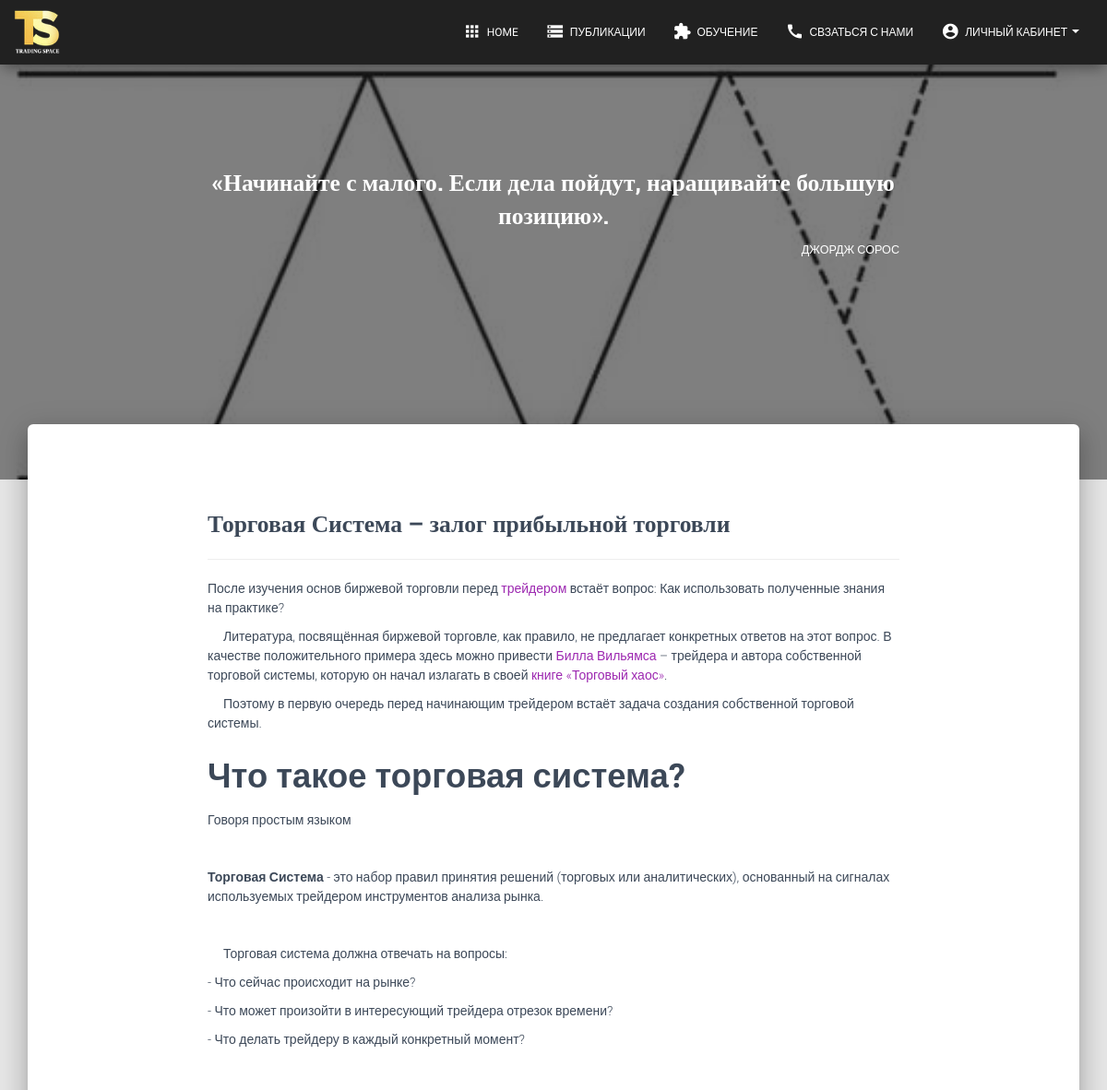
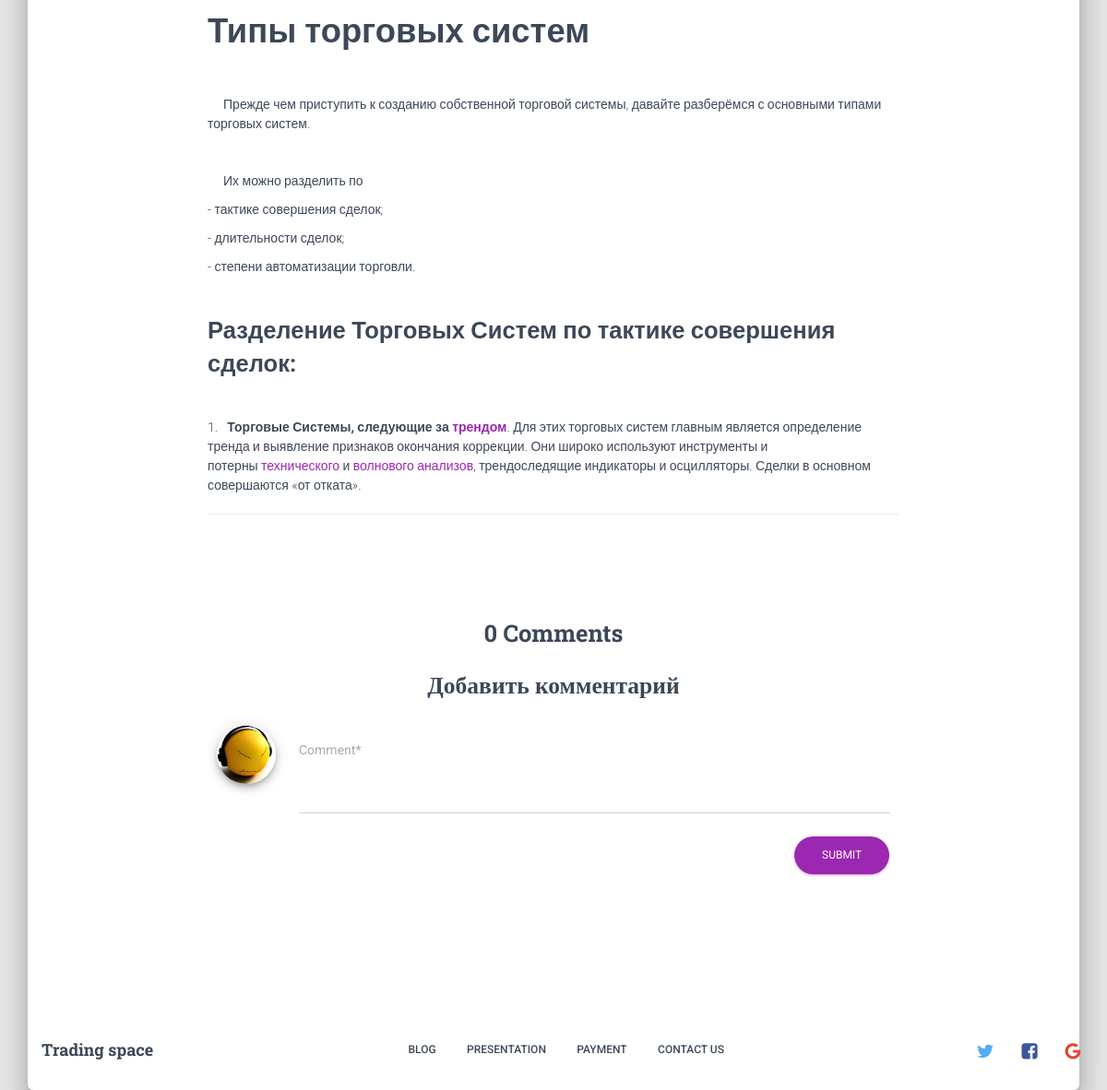
The page /blog/trading-systems/post/torgovaya-sistema---zalog-pribyilnoj-torgovli/ (signed in) on the database its author committed (2 pictures, top to bottom).
### blog/models.py (models this page shows, shortened)
class Post(models.Model):
    title = models.CharField(max_length=150, verbose_name='Заголовок статьи')
    slug = models.SlugField(unique=True, blank=True, verbose_name='Ссылка')
    category = models.ForeignKey(Category, on_delete=models.CASCADE, verbose_name='Категория')
    author = models.ForeignKey(User, on_delete=models.CASCADE, verbose_name='Автор поста')
    image_post = models.ImageField(default='post_img/default_post.jpg', upload_to='post_img',
                                   verbose_name='Изображение поста')
    content = RichTextUploadingField(max_length=None, verbose_name='Текст статьи')
    pub_date = models.DateTimeField(auto_now_add=True, verbose_name='Дата публикации')
    likes = models.PositiveIntegerField(default=0, verbose_name='Нравится')
    dislikes = models.PositiveIntegerField(default=0, verbose_name='Не нравится')
    comments = GenericRelation('Comment')
    class Meta:
        verbose_name = 'Статья'
        verbose_name_plural = 'Статьи'

### profiles/models.py (models this page shows, shortened)
class Profile(models.Model):
    user = models.OneToOneField(User, on_delete=models.CASCADE)
    image = models.ImageField(default='default.png', upload_to='profiles_img', verbose_name='Изображение профиля')
    description = models.CharField(max_length=150, default='Пользователь ресурса', blank=True, verbose_name='О себе')
    categiry_learn = models.ForeignKey(CategoryLearnGroup, on_delete=models.SET_NULL, null=True, blank=True,
                                       verbose_name='Группа обучения')
    class Meta:
        verbose_name = 'Профиль пользователя'
        verbose_name_plural = 'Профили пользователей'

### blog/views.py (the view)
# urls.py: path('<category>/post/<slug:slug>/', PostDetailView.as_view(), name='post_detail'),
class PostDetailView(DetailView):
    model = Post
    slug_field = 'slug'
    def get_context_data(self, **kwargs):
        context = super().get_context_data()
        context['comments'] = self.get_object().comments.all()
        context['form'] = CommentForm()
        return context

### blog/forms.py
class CommentForm(forms.Form):
    comment = forms.CharField(widget=forms.Textarea(attrs={'rows': 2}))

### context_processors/profile_menu.py (called while the page is built)
def menu(request):
    diarycat = DiaryCategory.objects.all()
    return {'categories': diarycat}

### templates/blog/post_detail.html (shortened to what this page needs)
{% extends 'base.html' %}
{% load static %}
{% load crispy_forms_tags %}
{% block header %}
    <div class="page-header header-filter header-small" data-parallax="true"
         style="background-image: url('{{ post.image_post.url }}');">
        <div class="container">
            <div class="row">
                <div class="col-md-8 col-md-offset-2 text-center">
                    <h3 class="title">«Начинайте с малого. Если дела пойдут, наращивайте большую позицию».
                        </h3>
                        <h6 class="text-right">Джордж Сорос</h6>
                </div>
            </div>
        </div>
    </div>
{% endblock %}
{% block content %}
    <div class="section section-text">
        <div class="row">
            <div class="col-md-8 col-md-offset-2">
                <h3 class="title">{{ post.title }}</h3>
                <hr>
                <p>{{ post.content|safe }}</p>
                <hr>
            </div>
        </div>
        <div class="section section-comments">
            <div class="row">
                <div class="col-md-8 col-md-offset-2">
                    <div class="media-area">
                        <h3 class="title text-center">{{ post.comments.count }} Comments</h3>
                    </div>
                    {% if user.is_authenticated %}
                        <h3 class="title text-center">Добавить комментарий</h3>
                        <div class="media media-post">
                            <a class="pull-left author" href="#pablo">
                                <div class="avatar">
                                    <img class="media-object" alt="64x64"
                                         src="{{ user.profile.image.url }}">
                                </div>
                            </a>
                            <div class="media-body">
                                <form method="post" action="{% url 'comment_add' %}">
                                    {{ form|crispy }}
                                    <input class="btn btn-primary btn-round btn-wd pull-right" type="submit">
                                </form>
                            </div>
                        </div>
                    {% endif %}
                </div>
            </div>
        </div>
{% endblock %}

### rows shown on the page
Post: image_post (picture), title "Торговая Система – залог прибыльной торговли", content "После изучения основ биржевой торговли перед трейдером встаёт вопрос: Как использовать полученные знания на практике? Литература, посвящённая биржевой торговле, как правило, не предлагает конкретных ответов на этот вопрос. В качестве положительного примера здесь можно привести Билла Вильямса – трейдера и автора собственной торговой системы, которую он начал излагать в своей книге «Торговый хаос» . Поэтому в первую очередь перед начинающим трейдером встаёт задача создания собственной торговой системы. Что такое торговая система? Говоря простым языком Торговая Система - это набор правил принятия решений (торговых или аналитических), основанный на сигналах используемых трейдером инструментов…", comments.count "0"
